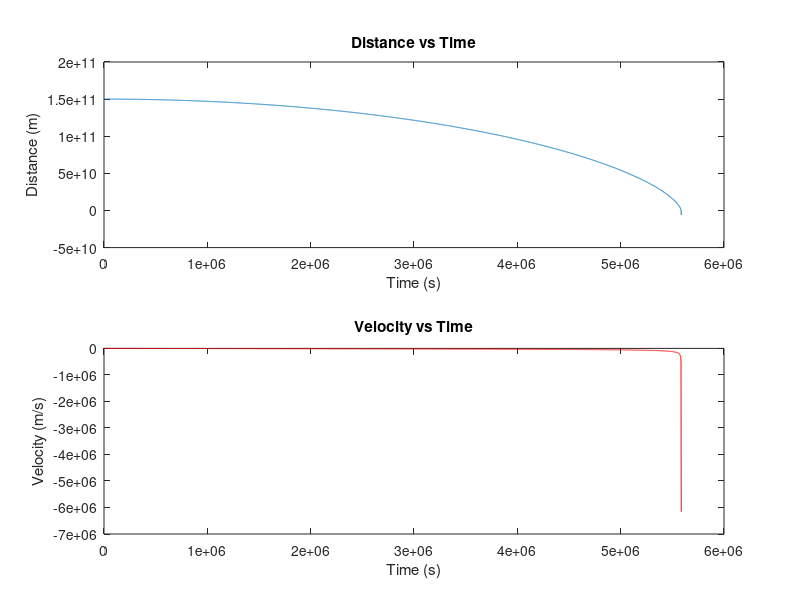

Recreate this plot in MATLAB.
r0 = 1.5e11;
M = 2e30;
G = 6.67430e-11; 
v0 = 0;
dt = 1000;
t_rk4 = 0:dt:1e8;
r_rk4 = zeros(size(t_rk4));
v_rk4 = zeros(size(t_rk4));
r_rk4(1) = r0; 
v_rk4(1) = v0; 

for i=1:length(t_rk4)-1
    k1_r = v_rk4(i);
    k1_v = (-1)*(G*M)/(r_rk4(i)^2);
    
    k2_r = v_rk4(i) + 0.5 * k1_v * dt;
    k2_v = (-1) * (G * M) / (r_rk4(i) + 0.5 * k1_r * dt)^2;
    
    k3_r = v_rk4(i) + 0.5 * k2_v * dt;
    k3_v = (-1) * (G * M) / (r_rk4(i) + 0.5 * k2_r * dt)^2;
    
    k4_r = v_rk4(i) + k3_v * dt;
    k4_v = (-1) * (G * M) / (r_rk4(i) + k3_r * dt)^2;
    
    r_rk4(i+1) = r_rk4(i) + (1/6) * (k1_r + 2*k2_r + 2*k3_r + k4_r) * dt;
    v_rk4(i+1) = v_rk4(i) + (1/6) * (k1_v + 2*k2_v + 2*k3_v + k4_v) * dt;
    
    if r_rk4(i+1)<=0
        t_rk4 = t_rk4(1:i+1);
        r_rk4 = r_rk4(1:i+1);
        v_rk4 = v_rk4(1:i+1);
        break;
    end
end

figure;
subplot(2,1,1);
plot(t_rk4, r_rk4);
xlabel('Time (s)');
ylabel('Distance (m)');
title('Distance vs Time');
subplot(2,1,2);
plot(t_rk4, v_rk4,'r');
xlabel('Time (s)');
ylabel('Velocity (m/s)');
title('Velocity vs Time');
